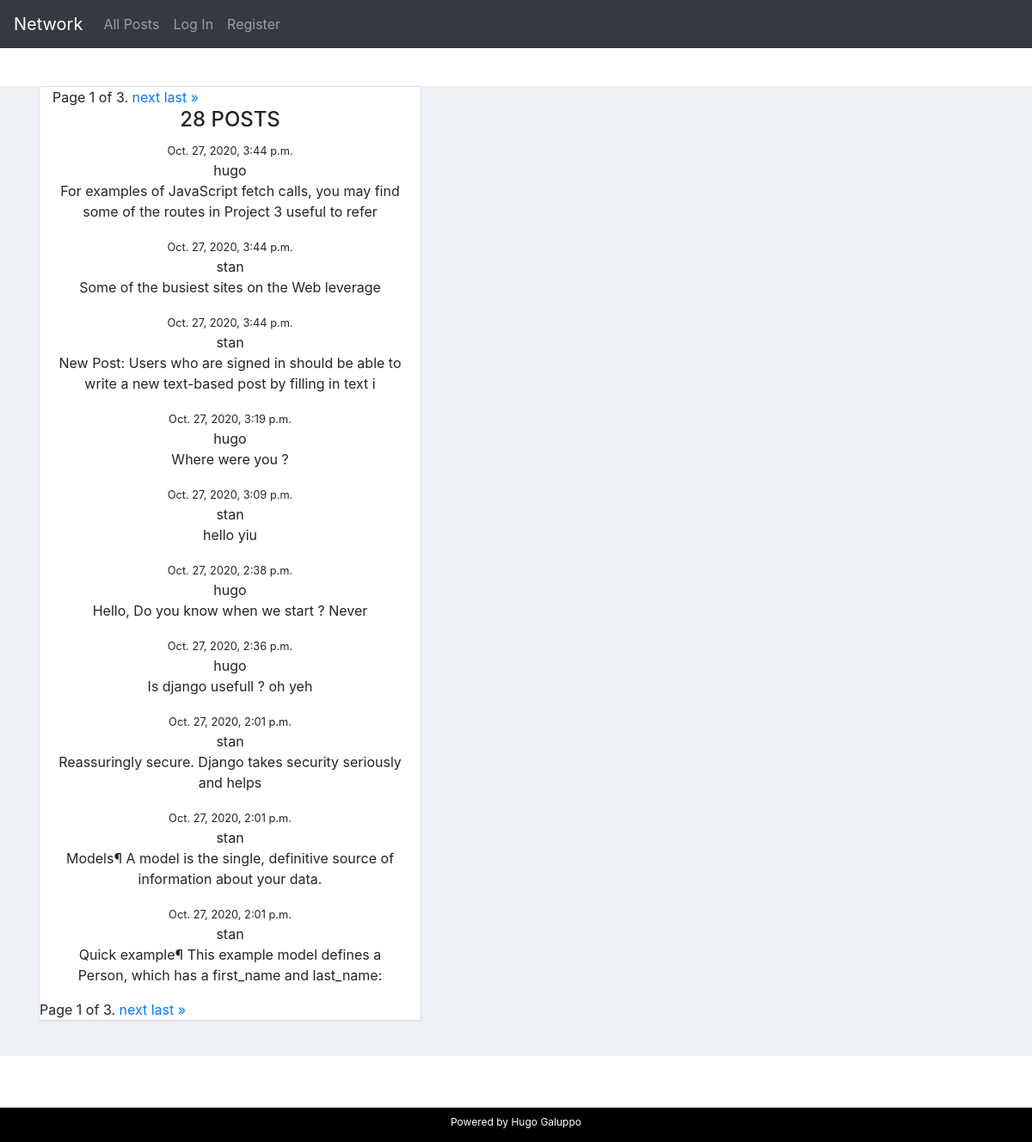
Before: / with the older database file.
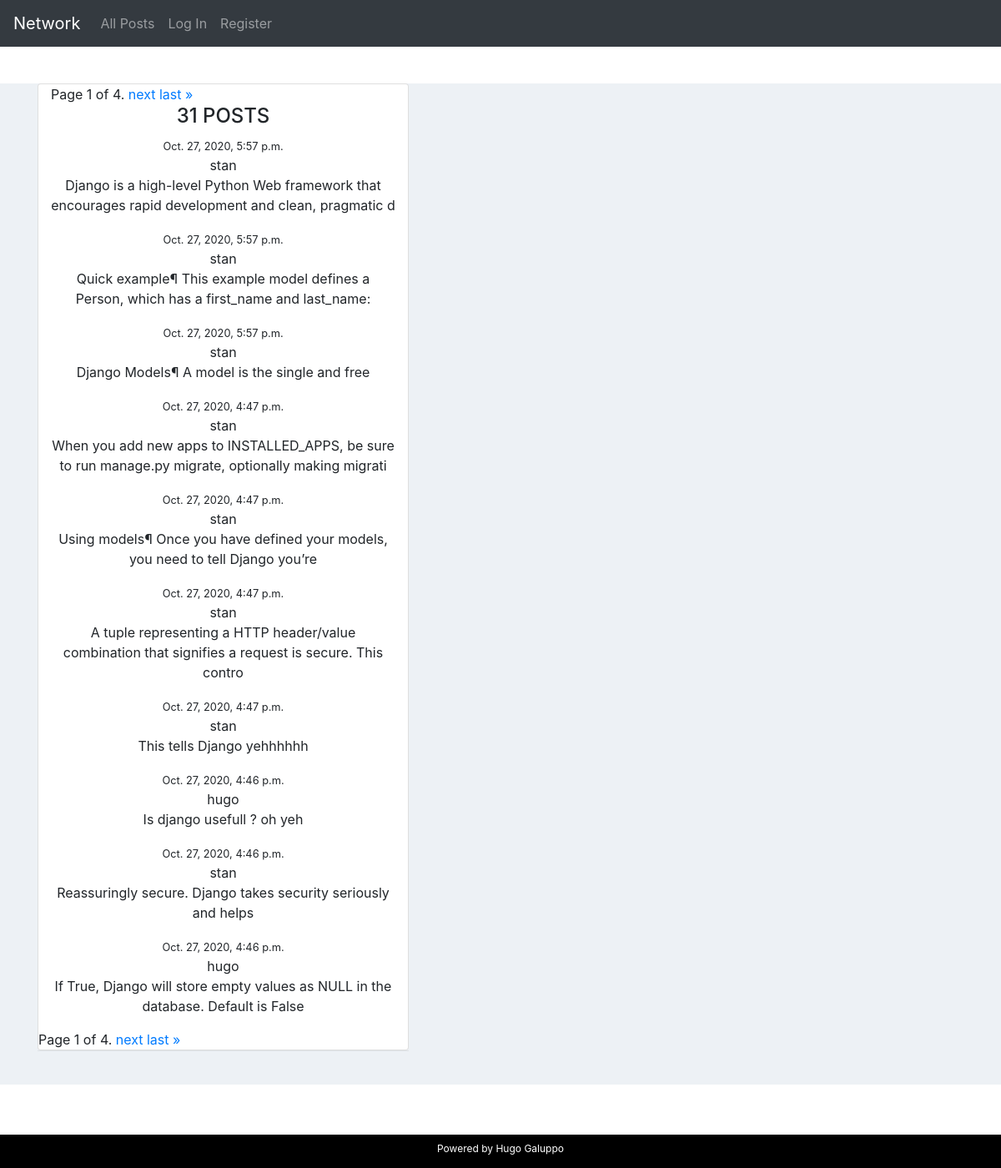
After: the same page with the newer database file.
### network/models.py (models this page shows, shortened)
class Post (models.Model):
    author = models.ForeignKey("Profile", on_delete=models.CASCADE, related_name="author") #profile.author
    content = models.CharField(max_length=100)
    date = models.DateTimeField(auto_now=True)
    likes = models.ManyToManyField("User",related_name="likes", blank = True) #user.likes
    class Meta:
        ordering = ('-date', )

class Profile(models.Model):
    user = models.OneToOneField("User", on_delete=models.CASCADE, related_name="user") # user.user
    title = models.CharField(max_length=100, blank=True)
    followers = models.ManyToManyField("User",related_name="is_following", blank=True)     # user.is_following.all()

class User(AbstractUser):
    pass

### network/views.py (the view)
# urls.py: path("", views.index, name="index"),
def index(request):
    allPosts = Post.objects.all()
    paginator = Paginator(allPosts, 10) # Show 10 posts per page.
    page_number = request.GET.get('page') # 10
    page_obj = paginator.get_page(page_number)
    if request.method == 'POST':
        form = PostForm(request.POST, request.user)
        if form.is_valid():
            instance = form.save(commit=False)
            instance.user = request.user
            author = request.user
            if not request.user == instance.user:
                raise Http404
            content = request.POST["content"]
            new_post = Post(author = Profile.objects.get(user = author), content = content )
            new_post.save()
            return HttpResponseRedirect(reverse("index"))
    else:
        form = PostForm()
    return render(request, "network/index.html", {'form': form, 'allPosts': allPosts, 'page_obj': page_obj})

### network/templates/network/index.html (shortened to what this page needs)
{% extends "network/layout.html" %}
{% load static %}
{% block body %}
<div class="container">
  <div class="row">
      <div class="col-md-12 col-lg-5">
          <div class="card">
                      <div class="col text-center">
                              <div class="pagination">
                                <span class="step-links">
                                    <span class="current">
                                        Page {{ page_obj.number }} of {{ page_obj.paginator.num_pages }}.
                                    </span>
                                    {% if page_obj.has_next %}
                                        <a href="?page={{ page_obj.next_page_number }}">next</a>
                                        <a href="?page={{ page_obj.paginator.num_pages }}">last &raquo;</a>
                                    {% endif %}
                                </span>
                            </div>
                          <h4 class="text-uppercase">
                            {{allPosts.count }} Posts</h4>
                          {% for post in page_obj %}
                              <small> {{post.date}} </small>
                              <div id='{{ post.id }}' class="media-body">
                                    {{post.author.user}}</h4></a>
                                <p id='content'>{{post.content}}</p>
                              </div>
                          {% endfor %}
                      </div>
                      <div class="pagination">
                        <span class="step-links">
                            <span class="current">
                                Page {{ page_obj.number }} of {{ page_obj.paginator.num_pages }}.
                            </span>
                            {% if page_obj.has_next %}
                                <a href="?page={{ page_obj.next_page_number }}">next</a>
                                <a href="?page={{ page_obj.paginator.num_pages }}">last &raquo;</a>
                            {% endif %}
                        </span>
                    </div>
              </div>
              <div class="card-body border-top">
{% endblock %}

Changed rows visible on the page:
no longer on this page (row edited): Post: date "Oct. 27, 2020, 3:44 p.m.", author.user "hugo", content "For examples of JavaScript fetch calls, you may find some of the routes in Project 3 useful to refer"
no longer on this page (row unchanged): Post: date "Oct. 27, 2020, 3:44 p.m.", author.user "stan", content "Some of the busiest sites on the Web leverage"
no longer on this page (row unchanged): Post: date "Oct. 27, 2020, 3:44 p.m.", author.user "stan", content "New Post: Users who are signed in should be able to write a new text-based post by filling in text i"
no longer on this page (row unchanged): Post: date "Oct. 27, 2020, 3:19 p.m.", author.user "hugo", content "Where were you ?"
no longer on this page (row unchanged): Post: date "Oct. 27, 2020, 3:09 p.m.", author.user "stan", content "hello yiu"
no longer on this page (row unchanged): Post: date "Oct. 27, 2020, 2:38 p.m.", author.user "hugo", content "Hello, Do you know when we start ? Never"
added Post: date "Oct. 27, 2020, 5:57 p.m.", author.user "stan", content "Django is a high-level Python Web framework that encourages rapid development and clean, pragmatic d"
changed Post (number 2 of 10 on the later page): date "Oct. 27, 2020, 2:01 p.m." → "Oct. 27, 2020, 5:57 p.m."; moves up the list
changed Post: date "Oct. 27, 2020, 2:01 p.m." → "Oct. 27, 2020, 5:57 p.m."; content "Models¶ A model is the single, definitive source of information about your data." → "Django Models¶ A model is the single and free"; moves up the list
now on this page (row edited): Post: date "Oct. 27, 2020, 4:47 p.m.", author.user "stan", content "When you add new apps to INSTALLED_APPS, be sure to run manage.py migrate, optionally making migrati"
now on this page (row edited): Post: date "Oct. 27, 2020, 4:47 p.m.", author.user "stan", content "Using models¶ Once you have defined your models, you need to tell Django you’re"
now on this page (row edited): Post: date "Oct. 27, 2020, 4:47 p.m.", author.user "stan", content "A tuple representing a HTTP header/value combination that signifies a request is secure. This contro"
now on this page (row edited): Post: date "Oct. 27, 2020, 4:47 p.m.", author.user "stan", content "This tells Django yehhhhhh"
changed Post "Is django usefull ? oh yeh": date "Oct. 27, 2020, 2:36 p.m." → "Oct. 27, 2020, 4:46 p.m."
changed Post "Reassuringly secure. Django takes security seriously and helps": date "Oct. 27, 2020, 2:01 p.m." → "Oct. 27, 2020, 4:46 p.m."
added Post: date "Oct. 27, 2020, 4:46 p.m.", author.user "hugo", content "If True, Django will store empty values as NULL in the database. Default is False"
Other visible differences:
{{ page_obj.paginator.num_pages }}: "3" → "4"
{{ allPosts.count }}: "28" → "31"
